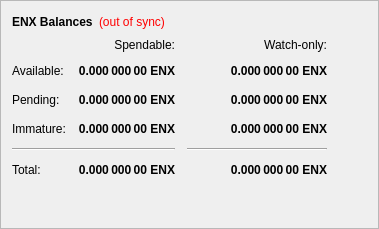
        <widget class="QFrame" name="frame">
         <property name="frameShape">
          <enum>QFrame::StyledPanel</enum>
         </property>
         <property name="frameShadow">
          <enum>QFrame::Raised</enum>
         </property>
         <layout class="QVBoxLayout" name="verticalLayout_4">
          <item>
           <layout class="QHBoxLayout" name="horizontalLayout_4">
            <item>
             <widget class="QLabel" name="label_5">
              <property name="font">
               <font>
                <weight>75</weight>
                <bold>true</bold>
               </font>
              </property>
              <property name="text">
               <string>ENX Balances</string>
              </property>
             </widget>
            </item>
            <item>
             <widget class="QLabel" name="labelWalletStatus">
              <property name="cursor">
               <cursorShape>WhatsThisCursor</cursorShape>
              </property>
              <property name="toolTip">
               <string>The displayed information may be out of date. Your wallet automatically synchronizes with the Nodex network after a connection is established, but this process has not completed yet.</string>
              </property>
              <property name="styleSheet">
               <string notr="true">QLabel { color: red; }</string>
              </property>
              <property name="text">
               <string notr="true">(out of sync)</string>
              </property>
              <property name="alignment">
               <set>Qt::AlignLeading|Qt::AlignLeft|Qt::AlignVCenter</set>
              </property>
             </widget>
            </item>
            <item>
             <spacer name="horizontalSpacer_3">
              <property name="orientation">
               <enum>Qt::Horizontal</enum>
              </property>
              <property name="sizeHint" stdset="0">
               <size>
                <width>40</width>
                <height>20</height>
               </size>
              </property>
             </spacer>
            </item>
           </layout>
          </item>
          <item>
           <layout class="QGridLayout" name="gridLayout">
            <property name="spacing">
             <number>12</number>
            </property>
            <item row="2" column="2">
             <widget class="QLabel" name="labelWatchPending">
              <property name="font">
               <font>
                <weight>75</weight>
                <bold>true</bold>
               </font>
              </property>
              <property name="cursor">
               <cursorShape>IBeamCursor</cursorShape>
              </property>
              <property name="toolTip">
               <string>Unconfirmed transactions to watch-only addresses</string>
              </property>
              <property name="text">
               <string notr="true">0.000 000 00 ENX</string>
              </property>
              <property name="alignment">
               <set>Qt::AlignRight|Qt::AlignTrailing|Qt::AlignVCenter</set>
              </property>
              <property name="textInteractionFlags">
               <set>Qt::LinksAccessibleByMouse|Qt::TextSelectableByKeyboard|Qt::TextSelectableByMouse</set>
              </property>
             </widget>
            </item>
            <item row="2" column="1">
             <widget class="QLabel" name="labelUnconfirmed">
              <property name="font">
               <font>
                <weight>75</weight>
                <bold>true</bold>
               </font>
              </property>
              <property name="cursor">
               <cursorShape>IBeamCursor</cursorShape>
              </property>
              <property name="toolTip">
               <string>Total of transactions that have yet to be confirmed, and do not yet count toward the spendable balance</string>
              </property>
              <property name="text">
               <string notr="true">0.000 000 00 ENX</string>
              </property>
              <property name="alignment">
               <set>Qt::AlignRight|Qt::AlignTrailing|Qt::AlignVCenter</set>
              </property>
              <property name="textInteractionFlags">
               <set>Qt::LinksAccessibleByMouse|Qt::TextSelectableByKeyboard|Qt::TextSelectableByMouse</set>
              </property>
             </widget>
            </item>
            <item row="3" column="2">
             <widget class="QLabel" name="labelWatchImmature">
              <property name="font">
               <font>
                <weight>75</weight>
                <bold>true</bold>
               </font>
              </property>
              <property name="cursor">
               <cursorShape>IBeamCursor</cursorShape>
              </property>
              <property name="toolTip">
               <string>Staked or masternode rewards in watch-only addresses that has not yet matured</string>
              </property>
              <property name="text">
               <string notr="true">0.000 000 00 ENX</string>
              </property>
              <property name="alignment">
               <set>Qt::AlignRight|Qt::AlignTrailing|Qt::AlignVCenter</set>
              </property>
              <property name="textInteractionFlags">
               <set>Qt::LinksAccessibleByMouse|Qt::TextSelectableByKeyboard|Qt::TextSelectableByMouse</set>
              </property>
             </widget>
            </item>
            <item row="4" column="0" colspan="2">
             <widget class="Line" name="lineSpendableBalance">
              <property name="orientation">
               <enum>Qt::Horizontal</enum>
              </property>
             </widget>
            </item>
            <item row="4" column="2">
             <widget class="Line" name="lineWatchBalance">
              <property name="sizePolicy">
               <sizepolicy hsizetype="Preferred" vsizetype="Fixed">
                <horstretch>0</horstretch>
                <verstretch>0</verstretch>
               </sizepolicy>
              </property>
              <property name="minimumSize">
               <size>
                <width>140</width>
                <height>0</height>
               </size>
              </property>
              <property name="orientation">
               <enum>Qt::Horizontal</enum>
              </property>
             </widget>
            </item>
            <item row="5" column="0">
             <widget class="QLabel" name="labelTotalText">
              <property name="text">
               <string>Total:</string>
              </property>
             </widget>
            </item>
            <item row="3" column="1">
             <widget class="QLabel" name="labelImmature">
              <property name="font">
               <font>
                <weight>75</weight>
                <bold>true</bold>
               </font>
              </property>
              <property name="cursor">
               <cursorShape>IBeamCursor</cursorShape>
              </property>
              <property name="toolTip">
               <string>Staked or masternode rewards that has not yet matured</string>
              </property>
              <property name="text">
               <string notr="true">0.000 000 00 ENX</string>
              </property>
              <property name="alignment">
               <set>Qt::AlignRight|Qt::AlignTrailing|Qt::AlignVCenter</set>
              </property>
              <property name="textInteractionFlags">
               <set>Qt::LinksAccessibleByMouse|Qt::TextSelectableByKeyboard|Qt::TextSelectableByMouse</set>
              </property>
             </widget>
            </item>
            <item row="2" column="3">
             <spacer name="horizontalSpacer_2">
              <property name="orientation">
               <enum>Qt::Horizontal</enum>
              </property>
              <property name="sizeHint" stdset="0">
               <size>
                <width>40</width>
                <height>20</height>
               </size>
              </property>
             </spacer>
            </item>
            <item row="3" column="0">
             <widget class="QLabel" name="labelImmatureText">
              <property name="text">
               <string>Immature:</string>
              </property>
             </widget>
            </item>
            <item row="5" column="1">
             <widget class="QLabel" name="labelTotal">
              <property name="font">
               <font>
                <weight>75</weight>
                <bold>true</bold>
               </font>
              </property>
              <property name="cursor">
               <cursorShape>IBeamCursor</cursorShape>
              </property>
              <property name="toolTip">
               <string>Your current total balance</string>
              </property>
              <property name="text">
               <string notr="true">0.000 000 00 ENX</string>
              </property>
              <property name="alignment">
               <set>Qt::AlignRight|Qt::AlignTrailing|Qt::AlignVCenter</set>
              </property>
              <property name="textInteractionFlags">
               <set>Qt::LinksAccessibleByMouse|Qt::TextSelectableByKeyboard|Qt::TextSelectableByMouse</set>
              </property>
             </widget>
            </item>
            <item row="5" column="2">
             <widget class="QLabel" name="labelWatchTotal">
              <property name="font">
               <font>
                <weight>75</weight>
                <bold>true</bold>
               </font>
              </property>
              <property name="cursor">
               <cursorShape>IBeamCursor</cursorShape>
              </property>
              <property name="toolTip">
               <string>Current total balance in watch-only addresses</string>
              </property>
              <property name="text">
               <string notr="true">0.000 000 00 ENX</string>
              </property>
              <property name="alignment">
               <set>Qt::AlignRight|Qt::AlignTrailing|Qt::AlignVCenter</set>
              </property>
              <property name="textInteractionFlags">
               <set>Qt::LinksAccessibleByMouse|Qt::TextSelectableByKeyboard|Qt::TextSelectableByMouse</set>
              </property>
             </widget>
            </item>
            <item row="0" column="2">
             <widget class="QLabel" name="labelWatchonly">
              <property name="text">
               <string>Watch-only:</string>
              </property>
              <property name="alignment">
               <set>Qt::AlignRight|Qt::AlignTrailing|Qt::AlignVCenter</set>
              </property>
             </widget>
            </item>
            <item row="1" column="0">
             <widget class="QLabel" name="labelBalanceText">
              <property name="text">
               <string>Available:</string>
              </property>
             </widget>
            </item>
            <item row="1" column="1">
             <widget class="QLabel" name="labelBalance">
              <property name="font">
               <font>
                <weight>75</weight>
                <bold>true</bold>
               </font>
              </property>
              <property name="cursor">
               <cursorShape>IBeamCursor</cursorShape>
              </property>
              <property name="toolTip">
               <string>Your current spendable balance</string>
              </property>
              <property name="text">
               <string notr="true">0.000 000 00 ENX</string>
              </property>
              <property name="alignment">
               <set>Qt::AlignRight|Qt::AlignTrailing|Qt::AlignVCenter</set>
              </property>
              <property name="textInteractionFlags">
               <set>Qt::LinksAccessibleByMouse|Qt::TextSelectableByKeyboard|Qt::TextSelectableByMouse</set>
              </property>
             </widget>
            </item>
            <item row="1" column="2">
             <widget class="QLabel" name="labelWatchAvailable">
              <property name="font">
               <font>
                <weight>75</weight>
                <bold>true</bold>
               </font>
              </property>
              <property name="cursor">
               <cursorShape>IBeamCursor</cursorShape>
              </property>
              <property name="toolTip">
               <string>Your current balance in watch-only addresses</string>
              </property>
              <property name="text">
               <string notr="true">0.000 000 00 ENX</string>
              </property>
              <property name="alignment">
               <set>Qt::AlignRight|Qt::AlignTrailing|Qt::AlignVCenter</set>
              </property>
              <property name="textInteractionFlags">
               <set>Qt::LinksAccessibleByMouse|Qt::TextSelectableByKeyboard|Qt::TextSelectableByMouse</set>
              </property>
             </widget>
            </item>
            <item row="2" column="0">
             <widget class="QLabel" name="labelPendingText">
              <property name="text">
               <string>Pending:</string>
              </property>
             </widget>
            </item>
            <item row="0" column="1">
             <widget class="QLabel" name="labelSpendable">
              <property name="text">
               <string>Spendable:</string>
              </property>
              <property name="alignment">
               <set>Qt::AlignRight|Qt::AlignTrailing|Qt::AlignVCenter</set>
              </property>
             </widget>
            </item>
           </layout>
          </item>
          <item>
           <spacer name="verticalSpacer_4">
            <property name="orientation">
             <enum>Qt::Vertical</enum>
            </property>
            <property name="sizeHint" stdset="0">
             <size>
              <width>20</width>
              <height>40</height>
             </size>
            </property>
           </spacer>
          </item>
         </layout>
        </widget>
